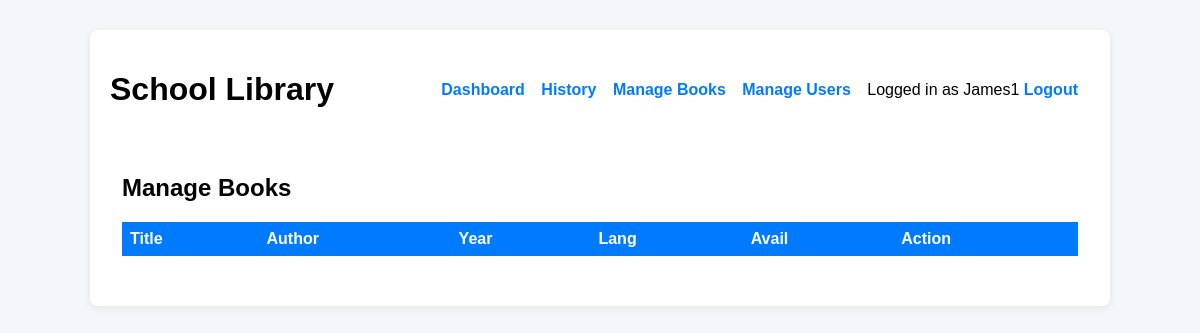
The app's page /manage_books (signed in), older data.
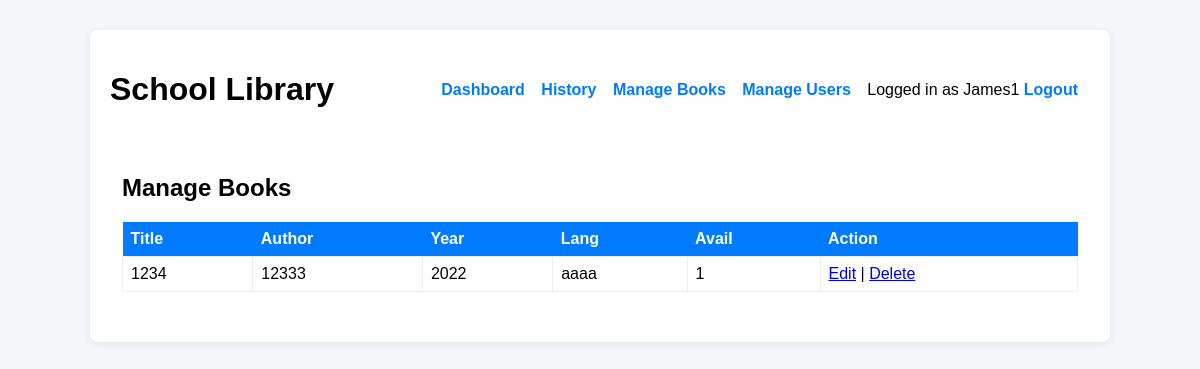
The same page, newer data.
### tables this page shows
CREATE TABLE books (
            id INTEGER PRIMARY KEY AUTOINCREMENT,
            title TEXT,
            author TEXT,
            year TEXT,
            language TEXT,
            available INTEGER DEFAULT 1
        );

### routes/book_routes.py (the view)
@bp.route('/manage_books')
@admin_only
def manage_books():
    books = get_all_books()
    return render_template('manage_books.html', books=books)

### database.py (called while the page is built)
def get_conn(path):
    conn = sqlite3.connect(path)
    conn.row_factory = sqlite3.Row
    return conn

def query(db_path, sql, params=(), fetchone=False, fetchall=False):
    conn = get_conn(db_path)
    cur = conn.cursor()
    cur.execute(sql, params)
    conn.commit()
    if fetchone:
        row = cur.fetchone()
        conn.close()
        return row
    if fetchall:
        rows = cur.fetchall()
        conn.close()
        return rows
    conn.close()
    return None

### models/book_model.py (called while the page is built)
def get_all_books():
    return query(DB, "SELECT * FROM books", fetchall=True)

### routes/book_routes.py (called while the page is built)
def admin_only(f):
    from functools import wraps
    @wraps(f)
    def wrapped(*args, **kwargs):
        if session.get('role')!='admin':
            return 'Admins only', 403
        return f(*args, **kwargs)
    return wrapped

### templates/manage_books.html (shortened to what this page needs)
{% extends "base.html" %}
{% block content %}
<div class="card">
  <h2>Manage Books</h2>
  <table>
    <tr><th>Title</th><th>Author</th><th>Year</th><th>Lang</th><th>Avail</th><th>Action</th></tr>
    {% for b in books %}
    <tr>
      <td>{{ b.title }}</td><td>{{ b.author }}</td><td>{{ b.year }}</td><td>{{ b.language }}</td><td>{{ b.available }}</td>
      <td>
        <a href="{{ url_for('book.edit_book', book_id=b.id) }}">Edit</a> |
        <a href="{{ url_for('book.delete_book_route', book_id=b.id) }}">Delete</a>
      </td>
    </tr>
    {% endfor %}
  </table>
</div>
{% endblock %}

Row changes from the older to the newer data that the page shows:
added books: title "1234", author "12333", year "2022", language "aaaa", available "1"
